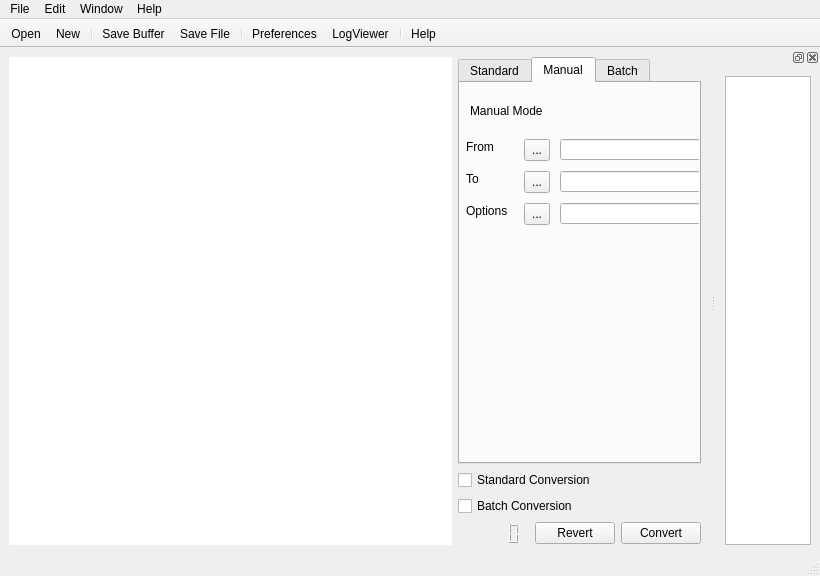
<?xml version="1.0" encoding="UTF-8"?>
<ui version="4.0">
 <class>notepad_New</class>
 <widget class="QMainWindow" name="notepad_New">
  <property name="windowModality">
   <enum>Qt::NonModal</enum>
  </property>
  <property name="geometry">
   <rect>
    <x>0</x>
    <y>0</y>
    <width>820</width>
    <height>576</height>
   </rect>
  </property>
  <property name="sizePolicy">
   <sizepolicy hsizetype="Minimum" vsizetype="Minimum">
    <horstretch>0</horstretch>
    <verstretch>0</verstretch>
   </sizepolicy>
  </property>
  <property name="minimumSize">
   <size>
    <width>820</width>
    <height>550</height>
   </size>
  </property>
  <property name="baseSize">
   <size>
    <width>760</width>
    <height>550</height>
   </size>
  </property>
  <property name="windowTitle">
   <string>PanConvert</string>
  </property>
  <widget class="QWidget" name="centralwidget">
   <property name="enabled">
    <bool>true</bool>
   </property>
   <property name="sizePolicy">
    <sizepolicy hsizetype="Expanding" vsizetype="Expanding">
     <horstretch>0</horstretch>
     <verstretch>0</verstretch>
    </sizepolicy>
   </property>
   <property name="minimumSize">
    <size>
     <width>710</width>
     <height>500</height>
    </size>
   </property>
   <property name="baseSize">
    <size>
     <width>710</width>
     <height>700</height>
    </size>
   </property>
   <property name="cursor">
    <cursorShape>WaitCursor</cursorShape>
   </property>
   <property name="mouseTracking">
    <bool>false</bool>
   </property>
   <layout class="QGridLayout" name="gridLayout_2">
    <item row="0" column="0" rowspan="3">
     <widget class="QPlainTextEdit" name="editor_window">
      <property name="minimumSize">
       <size>
        <width>0</width>
        <height>120</height>
       </size>
      </property>
      <property name="baseSize">
       <size>
        <width>0</width>
        <height>266</height>
       </size>
      </property>
      <property name="frameShape">
       <enum>QFrame::NoFrame</enum>
      </property>
     </widget>
    </item>
    <item row="0" column="1" colspan="3">
     <widget class="QTabWidget" name="Converter_Type">
      <property name="currentIndex">
       <number>1</number>
      </property>
      <widget class="QWidget" name="Standard">
       <attribute name="title">
        <string>Standard</string>
       </attribute>
       <layout class="QFormLayout" name="formLayout">
        <item row="0" column="0" colspan="2">
         <widget class="QLabel" name="label_3">
          <property name="text">
           <string>Standard Mode</string>
          </property>
         </widget>
        </item>
        <item row="1" column="0">
         <widget class="QGroupBox" name="BoxFromFormat">
          <property name="minimumSize">
           <size>
            <width>105</width>
            <height>120</height>
           </size>
          </property>
          <property name="maximumSize">
           <size>
            <width>105</width>
            <height>100</height>
           </size>
          </property>
          <property name="title">
           <string>From Format</string>
          </property>
          <widget class="QWidget" name="layoutWidget">
           <property name="geometry">
            <rect>
             <x>10</x>
             <y>30</y>
             <width>92</width>
             <height>77</height>
            </rect>
           </property>
           <layout class="QVBoxLayout" name="verticalLayout">
            <item>
             <widget class="QRadioButton" name="ButtonFromMarkdown">
              <property name="text">
               <string>Markdown</string>
              </property>
              <property name="checked">
               <bool>false</bool>
              </property>
             </widget>
            </item>
            <item>
             <widget class="QRadioButton" name="ButtonFromOpml">
              <property name="text">
               <string>Opml</string>
              </property>
              <property name="checkable">
               <bool>true</bool>
              </property>
              <property name="checked">
               <bool>false</bool>
              </property>
             </widget>
            </item>
            <item>
             <widget class="QRadioButton" name="ButtonFromHtml">
              <property name="text">
               <string>Html</string>
              </property>
             </widget>
            </item>
            <item>
             <widget class="QRadioButton" name="ButtonFromLatex">
              <property name="text">
               <string>Latex</string>
              </property>
             </widget>
            </item>
           </layout>
          </widget>
         </widget>
        </item>
        <item row="1" column="1">
         <widget class="QGroupBox" name="BoxToFormat">
          <property name="minimumSize">
           <size>
            <width>110</width>
            <height>135</height>
           </size>
          </property>
          <property name="maximumSize">
           <size>
            <width>140</width>
            <height>135</height>
           </size>
          </property>
          <property name="title">
           <string>To Format</string>
          </property>
          <widget class="QWidget" name="layoutWidget">
           <property name="geometry">
            <rect>
             <x>13</x>
             <y>31</y>
             <width>92</width>
             <height>96</height>
            </rect>
           </property>
           <layout class="QGridLayout" name="gridLayout">
            <item row="3" column="0">
             <widget class="QRadioButton" name="ButtonToHtml">
              <property name="text">
               <string>Html</string>
              </property>
              <property name="checked">
               <bool>false</bool>
              </property>
             </widget>
            </item>
            <item row="1" column="0">
             <widget class="QRadioButton" name="ButtonToMarkdown">
              <property name="text">
               <string>Markdown</string>
              </property>
              <property name="checkable">
               <bool>true</bool>
              </property>
              <property name="checked">
               <bool>false</bool>
              </property>
             </widget>
            </item>
            <item row="2" column="0">
             <widget class="QRadioButton" name="ButtonToOpml">
              <property name="text">
               <string>Opml</string>
              </property>
             </widget>
            </item>
            <item row="5" column="0">
             <widget class="QRadioButton" name="ButtonToLyx">
              <property name="text">
               <string>Lyx</string>
              </property>
             </widget>
            </item>
            <item row="4" column="0">
             <widget class="QRadioButton" name="ButtonToLatex">
              <property name="text">
               <string>Latex</string>
              </property>
             </widget>
            </item>
           </layout>
          </widget>
         </widget>
        </item>
       </layout>
      </widget>
      <widget class="QWidget" name="Manual">
       <property name="accessibleName">
        <string>Manual</string>
       </property>
       <attribute name="title">
        <string>Manual</string>
       </attribute>
       <widget class="QLabel" name="label_2">
        <property name="geometry">
         <rect>
          <x>10</x>
          <y>20</y>
          <width>181</width>
          <height>16</height>
         </rect>
        </property>
        <property name="text">
         <string>Manual Mode</string>
        </property>
       </widget>
       <widget class="QLabel" name="labelFromBox">
        <property name="geometry">
         <rect>
          <x>6</x>
          <y>56</y>
          <width>33</width>
          <height>16</height>
         </rect>
        </property>
        <property name="maximumSize">
         <size>
          <width>40</width>
          <height>16777215</height>
         </size>
        </property>
        <property name="text">
         <string>From</string>
        </property>
       </widget>
       <widget class="QLineEdit" name="FromParameter">
        <property name="geometry">
         <rect>
          <x>100</x>
          <y>56</y>
          <width>141</width>
          <height>21</height>
         </rect>
        </property>
        <property name="minimumSize">
         <size>
          <width>50</width>
          <height>0</height>
         </size>
        </property>
        <property name="inputMask">
         <string/>
        </property>
        <property name="text">
         <string/>
        </property>
        <property name="clearButtonEnabled">
         <bool>true</bool>
        </property>
       </widget>
       <widget class="QToolButton" name="ButtonFromFormat">
        <property name="geometry">
         <rect>
          <x>64</x>
          <y>56</y>
          <width>26</width>
          <height>22</height>
         </rect>
        </property>
        <property name="text">
         <string>...</string>
        </property>
       </widget>
       <widget class="QLabel" name="labelToBox">
        <property name="geometry">
         <rect>
          <x>6</x>
          <y>88</y>
          <width>40</width>
          <height>16</height>
         </rect>
        </property>
        <property name="maximumSize">
         <size>
          <width>40</width>
          <height>16777215</height>
         </size>
        </property>
        <property name="text">
         <string>To</string>
        </property>
       </widget>
       <widget class="QLineEdit" name="ToParameter">
        <property name="geometry">
         <rect>
          <x>100</x>
          <y>88</y>
          <width>141</width>
          <height>21</height>
         </rect>
        </property>
        <property name="text">
         <string/>
        </property>
        <property name="clearButtonEnabled">
         <bool>true</bool>
        </property>
       </widget>
       <widget class="QToolButton" name="ButtonToFormat">
        <property name="geometry">
         <rect>
          <x>64</x>
          <y>88</y>
          <width>26</width>
          <height>22</height>
         </rect>
        </property>
        <property name="text">
         <string>...</string>
        </property>
       </widget>
       <widget class="QLabel" name="label">
        <property name="geometry">
         <rect>
          <x>6</x>
          <y>120</y>
          <width>50</width>
          <height>16</height>
         </rect>
        </property>
        <property name="text">
         <string>Options</string>
        </property>
       </widget>
       <widget class="QLineEdit" name="ExtraParameter">
        <property name="geometry">
         <rect>
          <x>100</x>
          <y>120</y>
          <width>141</width>
          <height>21</height>
         </rect>
        </property>
        <property name="toolTip">
         <string extracomment="Input extra Parameter"/>
        </property>
        <property name="text">
         <string/>
        </property>
        <property name="clearButtonEnabled">
         <bool>true</bool>
        </property>
       </widget>
       <widget class="QToolButton" name="ButtonOptions">
        <property name="geometry">
         <rect>
          <x>64</x>
          <y>120</y>
          <width>26</width>
          <height>22</height>
         </rect>
        </property>
        <property name="text">
         <string>...</string>
        </property>
       </widget>
      </widget>
      <widget class="QWidget" name="Batch">
       <attribute name="title">
        <string>Batch</string>
       </attribute>
       <widget class="QLineEdit" name="OpenPath">
        <property name="geometry">
         <rect>
          <x>10</x>
          <y>30</y>
          <width>231</width>
          <height>21</height>
         </rect>
        </property>
        <property name="placeholderText">
         <string>Optional Directory Path</string>
        </property>
       </widget>
       <widget class="QToolButton" name="Button_Open_Path">
        <property name="geometry">
         <rect>
          <x>10</x>
          <y>60</y>
          <width>25</width>
          <height>22</height>
         </rect>
        </property>
        <property name="maximumSize">
         <size>
          <width>25</width>
          <height>23</height>
         </size>
        </property>
        <property name="text">
         <string>...</string>
        </property>
       </widget>
       <widget class="QGroupBox" name="groupBox">
        <property name="geometry">
         <rect>
          <x>30</x>
          <y>90</y>
          <width>200</width>
          <height>100</height>
         </rect>
        </property>
        <property name="minimumSize">
         <size>
          <width>200</width>
          <height>100</height>
         </size>
        </property>
        <property name="maximumSize">
         <size>
          <width>200</width>
          <height>100</height>
         </size>
        </property>
        <property name="title">
         <string>Conversion Mode</string>
        </property>
        <layout class="QGridLayout" name="gridLayout_4">
         <item row="3" column="0">
          <widget class="QCheckBox" name="ParameterBatchconvertRecursive">
           <property name="text">
            <string>Recursive</string>
           </property>
           <property name="checked">
            <bool>true</bool>
           </property>
          </widget>
         </item>
         <item row="2" column="0">
          <widget class="QRadioButton" name="ParameterBatchconvertDirectory">
           <property name="text">
            <string>Directory</string>
           </property>
           <property name="checked">
            <bool>true</bool>
           </property>
          </widget>
         </item>
         <item row="1" column="0">
          <widget class="QRadioButton" name="ParameterBatchconvertFiles">
           <property name="text">
            <string>Files</string>
           </property>
          </widget>
         </item>
        </layout>
       </widget>
       <widget class="QLineEdit" name="Filter">
        <property name="geometry">
         <rect>
          <x>40</x>
          <y>60</y>
          <width>201</width>
          <height>21</height>
         </rect>
        </property>
        <property name="placeholderText">
         <string>optional File Extension Filter (separate with ;)</string>
        </property>
       </widget>
       <widget class="QLabel" name="label_4">
        <property name="geometry">
         <rect>
          <x>10</x>
          <y>10</y>
          <width>171</width>
          <height>16</height>
         </rect>
        </property>
        <property name="text">
         <string>Batch Mode</string>
        </property>
       </widget>
      </widget>
     </widget>
    </item>
    <item row="1" column="1" colspan="3">
     <layout class="QVBoxLayout" name="verticalLayout_2">
      <item>
       <widget class="QCheckBox" name="StandardConversion">
        <property name="sizePolicy">
         <sizepolicy hsizetype="Fixed" vsizetype="Fixed">
          <horstretch>0</horstretch>
          <verstretch>0</verstretch>
         </sizepolicy>
        </property>
        <property name="minimumSize">
         <size>
          <width>175</width>
          <height>0</height>
         </size>
        </property>
        <property name="maximumSize">
         <size>
          <width>200</width>
          <height>16777215</height>
         </size>
        </property>
        <property name="text">
         <string>Standard Conversion</string>
        </property>
        <property name="checked">
         <bool>false</bool>
        </property>
        <property name="autoRepeat">
         <bool>false</bool>
        </property>
       </widget>
      </item>
      <item>
       <widget class="QCheckBox" name="BatchConversion">
        <property name="minimumSize">
         <size>
          <width>175</width>
          <height>0</height>
         </size>
        </property>
        <property name="text">
         <string>Batch Conversion</string>
        </property>
       </widget>
      </item>
     </layout>
    </item>
    <item row="2" column="1">
     <widget class="QLCDNumber" name="MessageNumber">
      <property name="toolTip">
       <string comment="New Log Messages"/>
      </property>
      <property name="accessibleName">
       <string>New Messages</string>
      </property>
      <property name="frameShape">
       <enum>QFrame::NoFrame</enum>
      </property>
      <property name="frameShadow">
       <enum>QFrame::Plain</enum>
      </property>
     </widget>
    </item>
    <item row="2" column="2">
     <widget class="QPushButton" name="ButtonRevert">
      <property name="text">
       <string>Revert</string>
      </property>
     </widget>
    </item>
    <item row="2" column="3">
     <widget class="QPushButton" name="ButtonConvert">
      <property name="maximumSize">
       <size>
        <width>16777215</width>
        <height>16777215</height>
       </size>
      </property>
      <property name="text">
       <string>Convert</string>
      </property>
     </widget>
    </item>
   </layout>
  </widget>
  <widget class="QMenuBar" name="menubar">
   <property name="geometry">
    <rect>
     <x>0</x>
     <y>0</y>
     <width>820</width>
     <height>22</height>
    </rect>
   </property>
   <property name="acceptDrops">
    <bool>false</bool>
   </property>
   <widget class="QMenu" name="menuFile">
    <property name="title">
     <string>File</string>
    </property>
    <addaction name="actionOpen"/>
    <addaction name="actionNew"/>
    <addaction name="separator"/>
    <addaction name="actionSave"/>
    <addaction name="actionSave_AS"/>
    <addaction name="separator"/>
   </widget>
   <widget class="QMenu" name="menuExtras">
    <property name="enabled">
     <bool>true</bool>
    </property>
    <property name="title">
     <string>Help</string>
    </property>
    <addaction name="actionHelp"/>
    <addaction name="actionAbout"/>
   </widget>
   <widget class="QMenu" name="menuEdit_2">
    <property name="title">
     <string>Edit</string>
    </property>
    <addaction name="actionPreferences"/>
    <addaction name="actionUndo"/>
    <addaction name="actionSearch"/>
   </widget>
   <widget class="QMenu" name="menuWindow">
    <property name="title">
     <string>Window</string>
    </property>
    <addaction name="actionLogViewer"/>
    <addaction name="separator"/>
    <addaction name="actionAbove"/>
    <addaction name="actionBelow"/>
    <addaction name="actionLeft"/>
    <addaction name="actionRight"/>
   </widget>
   <addaction name="menuFile"/>
   <addaction name="menuEdit_2"/>
   <addaction name="menuWindow"/>
   <addaction name="menuExtras"/>
  </widget>
  <widget class="QStatusBar" name="statusbar"/>
  <widget class="QToolBar" name="toolBar">
   <property name="windowTitle">
    <string>toolBar</string>
   </property>
   <property name="movable">
    <bool>false</bool>
   </property>
   <property name="iconSize">
    <size>
     <width>24</width>
     <height>24</height>
    </size>
   </property>
   <attribute name="toolBarArea">
    <enum>TopToolBarArea</enum>
   </attribute>
   <attribute name="toolBarBreak">
    <bool>false</bool>
   </attribute>
   <addaction name="actionOpen"/>
   <addaction name="actionNew"/>
   <addaction name="separator"/>
   <addaction name="actionSave"/>
   <addaction name="actionSave_AS"/>
   <addaction name="separator"/>
   <addaction name="actionPreferences"/>
   <addaction name="actionLogViewer"/>
   <addaction name="separator"/>
   <addaction name="actionHelp"/>
  </widget>
  <widget class="QDockWidget" name="dockLogWindow">
   <property name="minimumSize">
    <size>
     <width>102</width>
     <height>124</height>
    </size>
   </property>
   <property name="floating">
    <bool>true</bool>
   </property>
   <property name="allowedAreas">
    <set>Qt::AllDockWidgetAreas</set>
   </property>
   <attribute name="dockWidgetArea">
    <number>2</number>
   </attribute>
   <widget class="QWidget" name="logWindow">
    <layout class="QGridLayout" name="gridLayout_3">
     <item row="0" column="0">
      <widget class="QPlainTextEdit" name="logBrowser"/>
     </item>
    </layout>
   </widget>
  </widget>
  <action name="actionSave">
   <property name="icon">
    <iconset resource="icons.qrc">
     <normaloff>:/icons/save</normaloff>:/icons/save</iconset>
   </property>
   <property name="text">
    <string>Save Buffer</string>
   </property>
  </action>
  <action name="actionOpen">
   <property name="icon">
    <iconset resource="icons.qrc">
     <normaloff>:/icons/open</normaloff>:/icons/open</iconset>
   </property>
   <property name="text">
    <string>Open</string>
   </property>
   <property name="shortcut">
    <string>Ctrl+O</string>
   </property>
   <property name="menuRole">
    <enum>QAction::TextHeuristicRole</enum>
   </property>
   <property name="iconVisibleInMenu">
    <bool>true</bool>
   </property>
  </action>
  <action name="actionSave_AS">
   <property name="icon">
    <iconset resource="icons.qrc">
     <normaloff>:/icons/save_as</normaloff>:/icons/save_as</iconset>
   </property>
   <property name="text">
    <string>Save File</string>
   </property>
   <property name="shortcut">
    <string>Ctrl+S</string>
   </property>
  </action>
  <action name="actionNew">
   <property name="icon">
    <iconset resource="icons.qrc">
     <normaloff>:/icons/new</normaloff>:/icons/new</iconset>
   </property>
   <property name="text">
    <string>New</string>
   </property>
   <property name="toolTip">
    <string>New</string>
   </property>
  </action>
  <action name="actionMarkdown2Latex">
   <property name="text">
    <string>Markdown2Latex</string>
   </property>
  </action>
  <action name="actionOpml2latex">
   <property name="text">
    <string>opml2latex</string>
   </property>
   <property name="toolTip">
    <string>Opml2Latex</string>
   </property>
  </action>
  <action name="actionOpml2Markdown">
   <property name="text">
    <string>Opml2Markdown</string>
   </property>
   <property name="toolTip">
    <string>Opml2Markdown(Pandoc)</string>
   </property>
  </action>
  <action name="actionMarkdown2opml">
   <property name="text">
    <string>Markdown2opml</string>
   </property>
  </action>
  <action name="actionPreferences">
   <property name="icon">
    <iconset resource="icons.qrc">
     <normaloff>:/icons/freferences</normaloff>
     <normalon>:/icons/freferences</normalon>:/icons/freferences</iconset>
   </property>
   <property name="text">
    <string>Preferences</string>
   </property>
  </action>
  <action name="actionLatex2Opml">
   <property name="text">
    <string>Latex2Opml</string>
   </property>
  </action>
  <action name="actionLatex2Markdown">
   <property name="text">
    <string>Latex2Markdown</string>
   </property>
  </action>
  <action name="actionHtml2Markdown">
   <property name="text">
    <string>Html2Markdown</string>
   </property>
  </action>
  <action name="actionHtml2Latex">
   <property name="text">
    <string>Html2Latex</string>
   </property>
  </action>
  <action name="actionHtml2opml">
   <property name="text">
    <string>html2opml</string>
   </property>
  </action>
  <action name="actionOpml2html">
   <property name="text">
    <string>opml2html</string>
   </property>
  </action>
  <action name="actionMarkdown2html">
   <property name="text">
    <string>markdown2html</string>
   </property>
  </action>
  <action name="actionLatex2html">
   <property name="text">
    <string>latex2html</string>
   </property>
  </action>
  <action name="actionHelp">
   <property name="icon">
    <iconset resource="icons.qrc">
     <normaloff>:/icons/help.png</normaloff>
     <normalon>:/icons/help.png</normalon>:/icons/help.png</iconset>
   </property>
   <property name="text">
    <string>Help</string>
   </property>
  </action>
  <action name="actionMarkdown2Lyx">
   <property name="text">
    <string>Markdown2Lyx</string>
   </property>
  </action>
  <action name="actionUndo">
   <property name="text">
    <string>Undo</string>
   </property>
  </action>
  <action name="actionAbout">
   <property name="text">
    <string>About</string>
   </property>
  </action>
  <action name="actionSearch">
   <property name="text">
    <string>Search</string>
   </property>
  </action>
  <action name="actionLogViewer">
   <property name="icon">
    <iconset resource="icons.qrc">
     <normaloff>:/icons/opml</normaloff>:/icons/opml</iconset>
   </property>
   <property name="text">
    <string>LogViewer</string>
   </property>
  </action>
  <action name="actionAbove">
   <property name="text">
    <string>Position Above</string>
   </property>
  </action>
  <action name="actionBelow">
   <property name="text">
    <string>Position Below</string>
   </property>
  </action>
  <action name="actionLeft">
   <property name="text">
    <string>Position Left</string>
   </property>
  </action>
  <action name="actionRight">
   <property name="text">
    <string>Position Right</string>
   </property>
  </action>
 </widget>
 <resources>
  <include location="icons.qrc"/>
 </resources>
 <connections/>
</ui>
